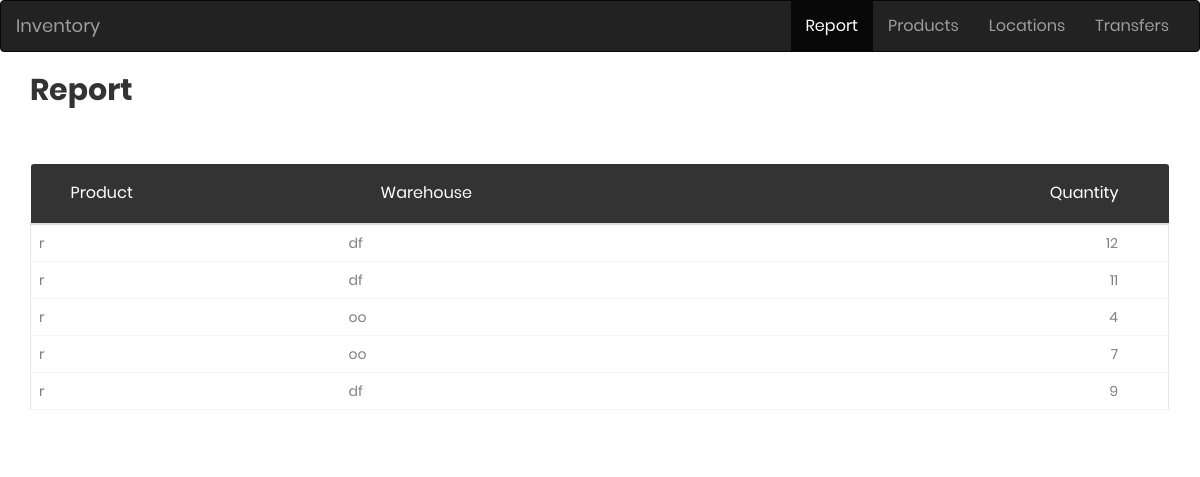
The page / on the database its author committed.
### tables this page shows
CREATE TABLE report (
    p TEXT NOT NULL,
    wh TEXT NOT NULL,
    qty INTEGER NOT NULL
);

### app.py (the view)
@app.route('/')
def index():
    conn = get_db_connection()
    report = conn.execute('SELECT * FROM report').fetchall()
    conn.close()
    return render_template('index.html', report=report)

### app.py (called while the page is built)
def get_db_connection():
    conn = sqlite3.connect('database.db')
    conn.row_factory = sqlite3.Row
    return conn

### templates/index.html (shortened to what this page needs)
{% extends 'base.html' %}
{% block content %}
    <nav class="navbar navbar-inverse">
        <div class="container-fluid">
          <div class="navbar-header">
            <a class="navbar-brand" href="#">Inventory</a>
          </div>
          <ul class="nav navbar-nav" style="float:right">
    <li class="active nav-item"><a href="#">Report</a></li>
    <li><a class="nav-item" href="products">Products</a></li>
    <li><a class="nav-item" href="locationn">Locations</a></li>
    <li><a class="nav-item" href="transfers">Transfers</a></li>
          </ul>
        </div>
      </nav>
      <div class="container">
    <h2>Report</h2>
    <br>
    <div class="row m-t-30">
        <div class="col-md-12">
            <div class="table-responsive m-b-40">
                <table class="table table-borderless table-data3">
                    <thead>
                        <tr>
                            <th>Product</th>
                            <th>Warehouse</th>
                            <th>Quantity</th>
                        </tr>
                    </thead>
                    <tbody>
                        {% for i in report %}
                        <tr>
                            <td>{{ i['p'] }}</td>
                            <td>{{ i['wh'] }}</td>
                            <td>{{ i['qty'] }}</td>
                        </tr>
                        {% endfor %}
                    </tbody>
                </table>
            </div>
        </div>
    </div>
</div>
{% endblock %}

### rows shown on the page
report: p "r", wh "df", qty "12"
report: p "r", wh "df", qty "11"
report: p "r", wh "oo", qty "4"
report: p "r", wh "oo", qty "7"
report: p "r", wh "df", qty "9"
